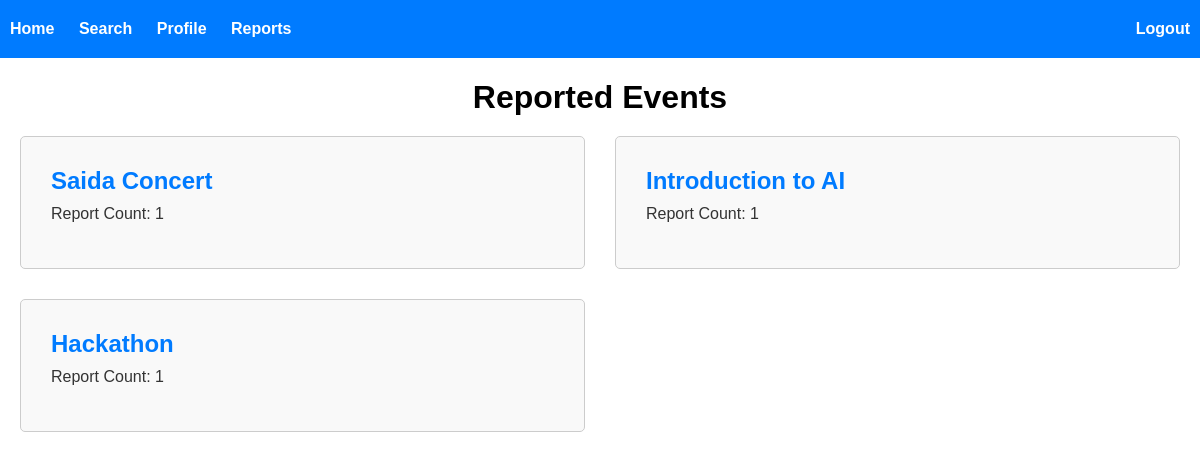
/reports (signed in), run on the app's committed database.
### event_management/models.py (models this page shows)
class Event(models.Model):
    id = models.AutoField(primary_key=True)
    title = models.CharField(max_length=100)
    description = models.CharField(max_length=100)
    location = models.ForeignKey(Location, on_delete=models.DO_NOTHING, null=True)
    type = models.ForeignKey(EventType, on_delete=models.DO_NOTHING, null=True)
    tag = models.ForeignKey(EventTag, on_delete=models.DO_NOTHING)
    link = models.URLField()
    start_date = models.DateTimeField()
    end_date = models.DateTimeField()
    likes_count = models.IntegerField(default=0)
    reports_count = models.IntegerField(default=0)
    created_by_id = models.ForeignKey(UserProfile, on_delete=models.DO_NOTHING, related_name='events_created')
    modified_by_id = models.ForeignKey(UserProfile, on_delete=models.DO_NOTHING, related_name='events_modified')
    created_on = models.DateTimeField()
    modified_on = models.DateTimeField()

### event_management/views.py (the view)
# urls.py: path('reports', views.reports, name="reports"),
def reports(request):
    if not request.user.is_staff:
        return redirect('dashboard')
    report_counts = (
        ReportEvent.objects
        .values('event_id')
        .annotate(report_count=Count('id'))
        .order_by('-report_count')
    )
    reported_events = [
        {
            'event_id': report['event_id'],
            'title': Event.objects.get(id=report['event_id']).title,
            'report_count': report['report_count'],
        }
        for report in report_counts
    ]
    return render(request, 'reports.html', {'reported_events': reported_events})

### event_management/templates/reports.html (shortened to what this page needs)
<!DOCTYPE html>
<html lang="en">
    <head>
    </head>
    <body>
        {% extends 'base.html' %}
        {% block content %}
        <h1 class="dashboard-heading">Reported Events</h1>
        <div class="event-list">
            {% for report in reported_events %}
            <div class="event-item">
                <h2 class="event-title">{{ report.title }}</h2>
                <p class="event-info">Report Count: {{ report.report_count }}</p>
            </div>
            {% empty %}
            <p>No reported events.</p>
            {% endfor %}
        </div>
        {% endblock %}

### event_management/templates/base.html (style rules this page uses)
body { font-family: Arial, sans-serif; margin: 0; padding: 0; }

### event_management/templates/reports.html (style rules this page uses)
.dashboard-heading { text-align: center; margin-bottom: 20px; }
.event-list { display: grid; grid-template-columns: repeat(auto-fill, minmax(500px, 1fr)); gap: 30px; list-style-type: none; padding: 0; }
.event-item { position: relative; display: flex; flex-direction: column; justify-content: space-between; background-color: #f9f9f9; border: 1px solid #ccc; border-radius: 5px; padding: 30px; transition: transform 0.3s; }
.event-title { margin: 0; color: #007bff; font-size: 1.5em; }
.event-info { color: #333; margin: 10px 0px 15px 0px; }

### data on the page
Event: title "Saida Concert"
Event: title "Introduction to AI"
Event: title "Hackathon"

### other printed values
{{ report.report_count }} "1" "1" "1"
